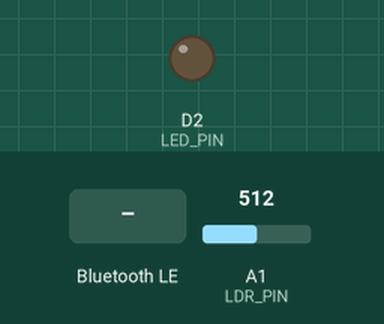
This sketch was run on a simulated Arduino Nano 33 IoT. Parts: output pins drawn as LEDs (lit = HIGH). The inputs (shaded band) are chosen by the test bench; at power-on: A1 (LDR_PIN) = 512. Nothing arrives over Bluetooth unless stated; a phone connects over Bluetooth LE 3 s after start; what the sketch prints to the serial monitor is not drawn.

Above: at 3.8 s.
3.9 s: Bluetooth LE write "1" received
At 4.7 s:
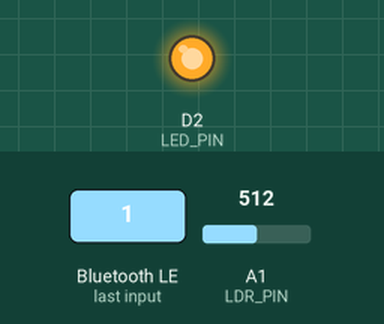
5.4 s: Bluetooth LE write "0" received
At 5.8 s:
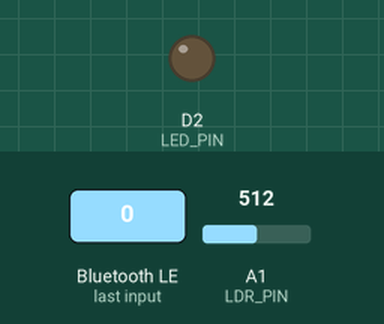
6.9 s: Bluetooth LE write "2" received
At 8.1 s:
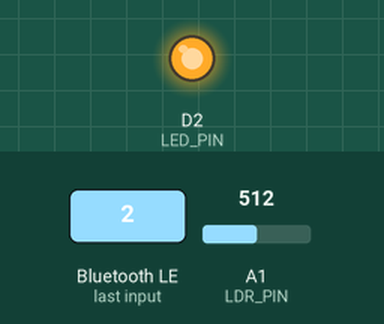
8.4 s: A1 (LDR_PIN) set to 458
9.9 s: A1 (LDR_PIN) set to 440
At 10.5 s:
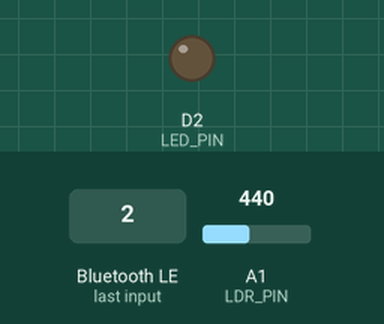
Timing chart, 0 to 12.4 s (numbered marks = the images above; inputs shaded):
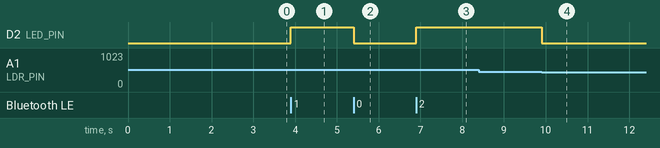

The sketch:

SmartLed.ino
```cpp
#include <ArduinoBLE.h>

#define SERVICE_UUID "180A"
#define CHARACTERISTIC_UUID "2A57"

#define LED_PIN 2
#define LDR_PIN A1

//BLE 관련 전역 변수
BLEService ledService(SERVICE_UUID);
BLEByteCharacteristic switchCharacteristic(CHARACTERISTIC_UUID, BLERead | BLEWrite);

//상태 변수
int currentBrightness = 0;
bool autoMode = false;

void setup() {
  Serial.begin(9600);
  while (!Serial);

  pinMode(LED_PIN, OUTPUT);
  pinMode(LDR_PIN, INPUT);

  if (!BLE.begin()) {
    Serial.println("BLE 초기화 실패");
    while (1);
  }

  //BLE 서비스 및 특성 추가
  BLE.setLocalName("202111448_김가을_LED");
  BLE.setAdvertisedService(ledService);
  ledService.addCharacteristic(switchCharacteristic);
  BLE.addService(ledService);

  BLE.advertise();
}

void loop() {
  BLEDevice central = BLE.central();

  if(central) {
    Serial.print("Connected to central: ");
    Serial.println(central.address());

    while (central.connected()) {
      //BLE 명령 수신 감지
      if (switchCharacteristic.written()) {
        int command = switchCharacteristic.value(); // 명령 값 읽기

        Serial.print("Received Command : ");
        Serial.println(command);

        handleCommand(command);
      }

      //AUTO 모드일 때 조도 센서를 이용하여 LED 제어
      if (autoMode) {
        AutoLED();
      }
    }
  }
}

void handleCommand(int command) {
  if (command == 0) {
    turnOffLED();
    autoMode = false; // AUTO 모드 비활성화
  }
  else if (command == 1) {
    turnOnLED();
    autoMode = false; // AUTO 모드 비활성화
  }
  else if (command == 2) {
    autoMode = true; // AUTO 모드 활성화
  }
  else if (command >= 10 && command <= 19) {
    currentBrightness = command - 10; // 명령에 따라 밝기 값 설정
    analogWrite(LED_PIN, brightnessToPWM(currentBrightness));

    Serial.print("밝기 조정됨: ");
    Serial.println(currentBrightness);
  }
}

//LED ON
void turnOnLED() {
  analogWrite(LED_PIN, brightnessToPWM(9)); // LED 최대 밝기
  Serial.println("LED 켜짐");
}

//LED OFF
void turnOffLED() {
  analogWrite(LED_PIN, 0); // LED 끄기
  Serial.println("LED 꺼짐");
}

void AutoLED() {
  int lightValue = analogRead(LDR_PIN);

  //조도 값에 따라 LED 제어
  if (lightValue > 450) {
    analogWrite(LED_PIN, 255); // 어두울 때 LED 최대 밝기
  }
  else{
    analogWrite(LED_PIN, 0); // 밝을 때 LED 끄기
  }
}

/* 밝기 값(0~9)을 PWM 값(0~255)으로 변환하는 함수
 * @param brightness 0 ~ 9 사이의 밝기 값
 * @return PWM 값 (0 ~ 255)
 */
int brightnessToPWM(int brightness) {
  return map(brightness, 0, 9, 0, 255);
}
```

Measured:
- the behaviour switches between 451 and 450 on A1 (LDR_PIN) (found by bisection; images 3 and 4)
- after the input at 3.9 s, D2 (LED_PIN): LOW → HIGH at once
- after the input at 5.4 s, D2 (LED_PIN): HIGH → LOW at once
- after the input at 6.9 s, D2 (LED_PIN): LOW → HIGH at once
- after the input at 8.4 s, every drawn part: stays the same
- after the input at 9.9 s, D2 (LED_PIN): HIGH → LOW at once
